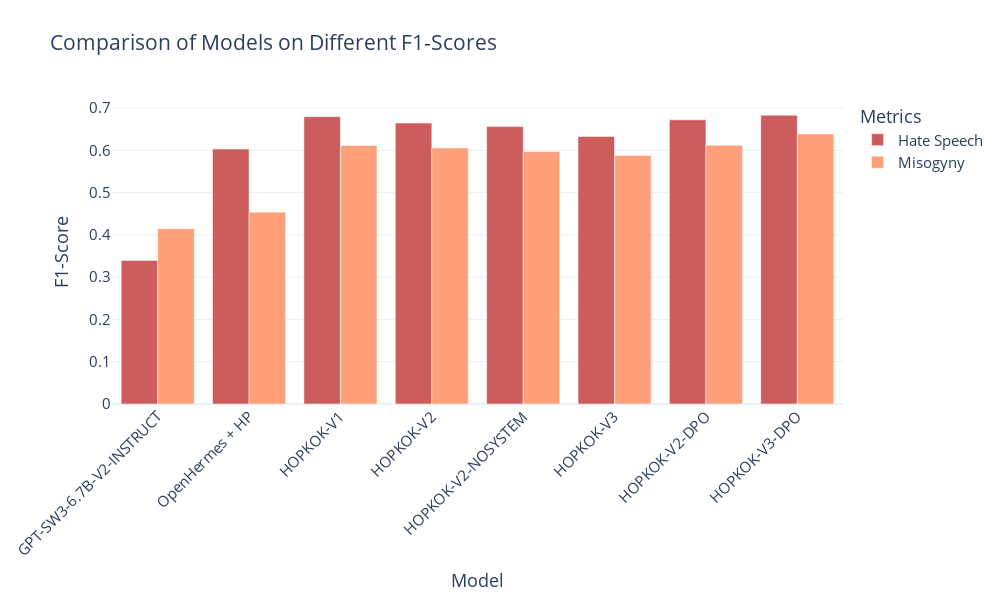

The notebook cell this image was saved under:
### Code cell
import plotly.graph_objects as go

# Combined data for both F1-scores
data = {
    'Model': ['GPT-SW3-6.7B-V2-INSTRUCT', 'OpenHermes + HP', 'HOPKOK-V1', 'HOPKOK-V2', 'HOPKOK-V2-NOSYSTEM', 'HOPKOK-V3', 'HOPKOK-V2-DPO', 'HOPKOK-V3-DPO'],
    'Hate Speech (F1-Score)': [0.3392284014795779, 0.6030169618506448, 0.6797393539922577, 0.6643879741484077, 0.6561754117453414, 0.6330294388417612, 0.6721525389592762, 0.6831262134969214],
    'Misogyny (F1-Score)': [0.4148054465198028, 0.4536953126958451, 0.6114804907253755, 0.60572904356519, 0.5969764521717035, 0.5878238579124051, 0.6119364434257438, 0.6388888888888888]
}

# Create a bar chart in Plotly
fig = go.Figure()

# Add bars for each F1-Score type
fig.add_trace(go.Bar(
    x=data['Model'], 
    y=data['Hate Speech (F1-Score)'], 
    name='Hate Speech',
    marker_color='indianred'
))

fig.add_trace(go.Bar(
    x=data['Model'], 
    y=data['Misogyny (F1-Score)'], 
    name='Misogyny',
    marker_color='lightsalmon'
))

# Update layout
fig.update_layout(
    title='Comparison of Models on Different F1-Scores',
    xaxis_title='Model',
    yaxis_title='F1-Score',
    barmode='group',  # Group bars together
    template='plotly_white',
    xaxis_tickangle=-45,  # Tilt x-axis labelss
    width=1000,
    height=600,
    legend=dict(title='Metrics'),
    font=dict(size=15),
)

fig.show()

### Figure 1 — Plotly figure (JSON) as saved in the notebook; plotly's stock layout.template omitted (floating-point values rounded to 4 significant figures)
{"data": [{"marker": {"color": "indianred"}, "name": "Hate Speech", "type": "bar", "x": ["GPT-SW3-6.7B-V2-INSTRUCT", "OpenHermes + HP", "HOPKOK-V1", "HOPKOK-V2", "HOPKOK-V2-NOSYSTEM", "HOPKOK-V3", "HOPKOK-V2-DPO", "HOPKOK-V3-DPO"], "y": [0.3392, 0.603, 0.6797, 0.6644, 0.6562, 0.633, 0.6722, 0.6831]}, {"marker": {"color": "lightsalmon"}, "name": "Misogyny", "type": "bar", "x": ["GPT-SW3-6.7B-V2-INSTRUCT", "OpenHermes + HP", "HOPKOK-V1", "HOPKOK-V2", "HOPKOK-V2-NOSYSTEM", "HOPKOK-V3", "HOPKOK-V2-DPO", "HOPKOK-V3-DPO"], "y": [0.4148, 0.4537, 0.6115, 0.6057, 0.597, 0.5878, 0.6119, 0.6389]}], "layout": {"barmode": "group", "font": {"size": 15}, "height": 600, "legend": {"title": {"text": "Metrics"}}, "title": {"text": "Comparison of Models on Different F1-Scores"}, "width": 1000, "xaxis": {"tickangle": -45, "title": {"text": "Model"}}, "yaxis": {"title": {"text": "F1-Score"}}}}
